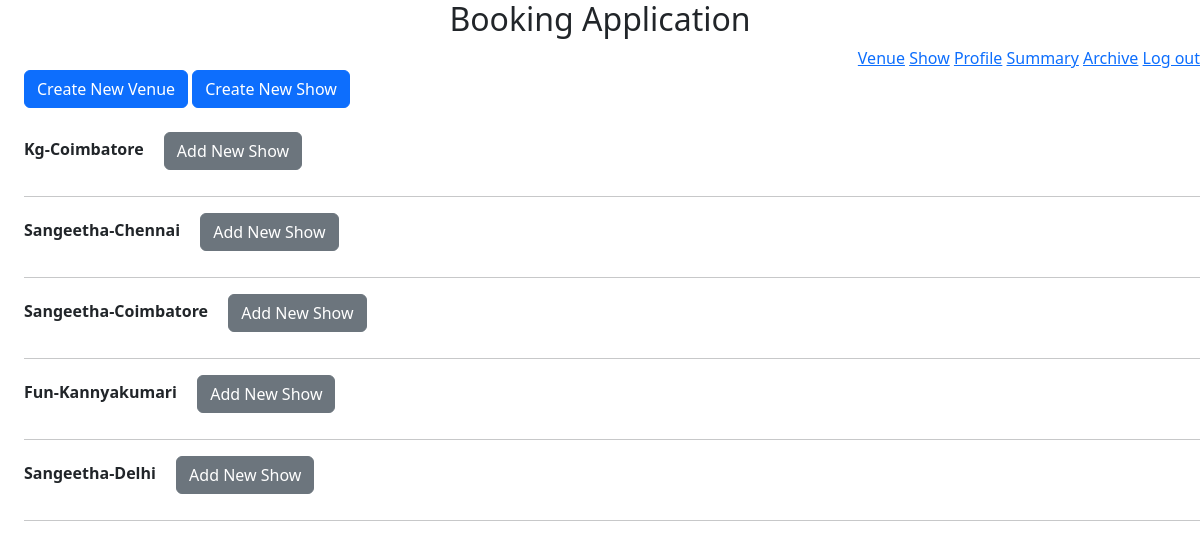
Screenshot of /admin/1/home (signed in) with the database file from the repository.
### models/module.py (models this page shows)
class Venue(db.Model):
    venue_id = db.Column(db.Integer, autoincrement=True, primary_key=True)
    venue_name = db.Column(db.String(32), nullable=False)
    place = db.Column(db.String(32))
    location = db.Column(db.String(32), nullable=False)
    max_capacity = db.Column(db.Integer, nullable=False)
    fare2D = db.Column(db.Integer, nullable=False)
    fare3D = db.Column(db.Integer, nullable=False)
    venueShows = db.relationship("Show", backref="venues", secondary="show_venue")

### application/controllers/adminHome.py (the view, shortened to what this page needs)
@app.route("/admin/<int:a_id>/home", methods={"GET", "POST"})
def adminHome(a_id):
    v = Venue.query.all()
    list = []
    for e in v:
        allVenueShow = ShowVenue.query.filter(
            ShowVenue.venue_id == e.venue_id, ShowVenue.time > datetime.now()
        ).order_by(ShowVenue.time).all()
        eachjson = {}
        eachjson["venue_id"] = e.venue_id
        eachjson["venue_name"] = e.venue_name
        eachjson["place"] = e.place
        eachjson["location"] = e.location
        eachjson["shows"] = []
        list.append(eachjson)
    return render_template("admin/adminHome.html", Venue=list, adminId=a_id)

### app.py (called while the page is built)
@login_manager.user_loader
def load_user(user_id):
    return Users.query.filter_by(user_id=user_id).first()

### templates/admin/adminHome.html (shortened to what this page needs)
<!DOCTYPE html>
<html>
<head>
  <header style="text-align: center">
    <h2>Booking Application</h2>
  </header>
  <link rel="stylesheet" href="https://cdnjs.cloudflare.com/ajax/libs/font-awesome/4.7.0/css/font-awesome.min.css" />
  <link href="https://cdn.jsdelivr.net/npm/bootstrap@5.3.0-alpha1/dist/css/bootstrap.min.css" rel="stylesheet"
 />
  <link rel="stylesheet" href="https://cdnjs.cloudflare.com/ajax/libs/font-awesome/4.7.0/css/font-awesome.min.css" />
</head>
<body>
  <div style="text-align: right">
    <a href="/admin/{{adminId}}/venue">Venue</a>
    <a href="/admin/{{adminId}}/show">Show</a>
    <a href="/admin/{{adminId}}/profile">Profile</a>
    <a href="/admin/{{adminId}}/summary">Summary</a>
    <a href="/admin/{{adminId}}/archive">Archive</a>
    <a href="/admin/login">Log out</a>
  </div>
  <div style="margin-left: 2%">
    <a href="/admin/{{adminId}}/venue/create" class="btn btn-primary">Create New Venue</a>
    <a href="/admin/{{adminId}}/show/create" class="btn btn-primary">Create New Show</a>
    <br />
    <br />
    {%for each in Venue%}
    <b class="text-capitalize">{{each.venue_name}}-{{each.location}}&emsp;</b>
    <a href="/admin/{{adminId}}/venue/{{each.venue_id}}/allocate" name="add" class="btn btn-secondary">Add New Show</a>
    <hr />
    {%endfor%}
  </div>
</body>
</html>

### rows the page displays
Venue: venue_name "Kg", location "Coimbatore"
Venue: venue_name "Sangeetha", location "Chennai"
Venue: venue_name "Sangeetha", location "Coimbatore"
Venue: venue_name "Fun", location "Kannyakumari"
Venue: venue_name "Sangeetha", location "Delhi"
